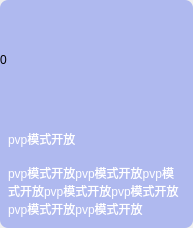
<?xml version="1.0" encoding="UTF-8"?>
<ui version="4.0">
 <class>CNoticeItem</class>
 <widget class="QWidget" name="CNoticeItem">
  <property name="geometry">
   <rect>
    <x>0</x>
    <y>0</y>
    <width>193</width>
    <height>228</height>
   </rect>
  </property>
  <property name="minimumSize">
   <size>
    <width>193</width>
    <height>228</height>
   </size>
  </property>
  <property name="maximumSize">
   <size>
    <width>199</width>
    <height>228</height>
   </size>
  </property>
  <property name="windowTitle">
   <string>Form</string>
  </property>
  <layout class="QGridLayout" name="gridLayout">
   <property name="leftMargin">
    <number>0</number>
   </property>
   <property name="topMargin">
    <number>0</number>
   </property>
   <property name="rightMargin">
    <number>0</number>
   </property>
   <property name="bottomMargin">
    <number>0</number>
   </property>
   <property name="spacing">
    <number>0</number>
   </property>
   <item row="0" column="0">
    <widget class="QWidget" name="widget_out" native="true">
     <property name="styleSheet">
      <string notr="true">QWidget#widget_out{
background: rgba(79, 106, 239, 0.4);
border-radius: 8px;
}</string>
     </property>
     <layout class="QGridLayout" name="gridLayout_2">
      <property name="leftMargin">
       <number>0</number>
      </property>
      <property name="topMargin">
       <number>0</number>
      </property>
      <property name="rightMargin">
       <number>0</number>
      </property>
      <property name="bottomMargin">
       <number>0</number>
      </property>
      <property name="spacing">
       <number>0</number>
      </property>
      <item row="0" column="0">
       <layout class="QVBoxLayout" name="verticalLayout_2">
        <property name="spacing">
         <number>8</number>
        </property>
        <item>
         <widget class="QLabel" name="label">
          <property name="minimumSize">
           <size>
            <width>197</width>
            <height>120</height>
           </size>
          </property>
          <property name="maximumSize">
           <size>
            <width>197</width>
            <height>120</height>
           </size>
          </property>
          <property name="styleSheet">
           <string notr="true">border-image: url(:/image/image/ai.jpg);</string>
          </property>
          <property name="text">
           <string>0</string>
          </property>
         </widget>
        </item>
        <item>
         <layout class="QVBoxLayout" name="verticalLayout">
          <property name="spacing">
           <number>4</number>
          </property>
          <property name="leftMargin">
           <number>8</number>
          </property>
          <property name="rightMargin">
           <number>8</number>
          </property>
          <item>
           <widget class="QLabel" name="label_2">
            <property name="minimumSize">
             <size>
              <width>0</width>
              <height>22</height>
             </size>
            </property>
            <property name="maximumSize">
             <size>
              <width>16777215</width>
              <height>22</height>
             </size>
            </property>
            <property name="styleSheet">
             <string notr="true">color: #FFFFFF;
font: 10pt &quot;Alibaba PuHuiTi 2.0&quot;;</string>
            </property>
            <property name="text">
             <string>pvp模式开放</string>
            </property>
           </widget>
          </item>
          <item>
           <widget class="QLabel" name="label_3">
            <property name="styleSheet">
             <string notr="true">color: #FFFFFF;
font: 7pt &quot;Alibaba PuHuiTi 2.0&quot;;</string>
            </property>
            <property name="text">
             <string>pvp模式开放pvp模式开放pvp模式开放pvp模式开放pvp模式开放pvp模式开放pvp模式开放</string>
            </property>
            <property name="wordWrap">
             <bool>true</bool>
            </property>
           </widget>
          </item>
         </layout>
        </item>
       </layout>
      </item>
     </layout>
    </widget>
   </item>
  </layout>
 </widget>
 <resources/>
 <connections/>
</ui>
